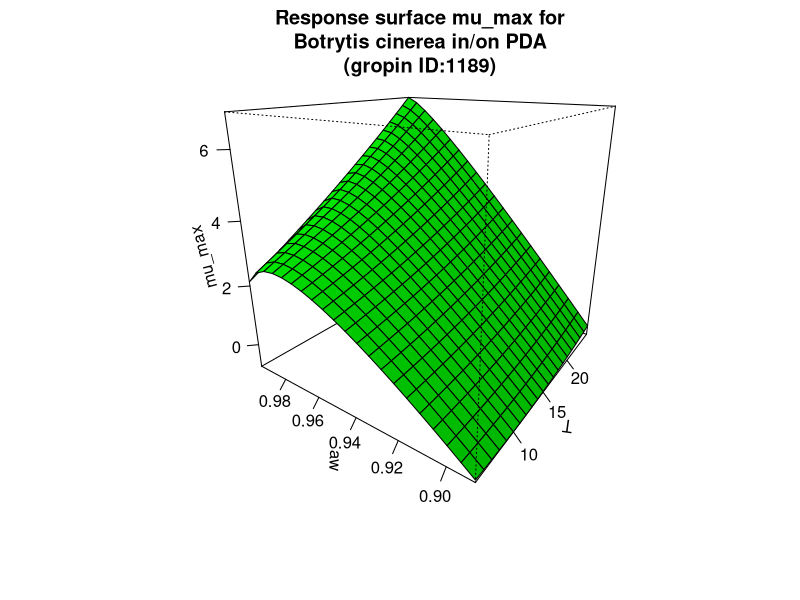

Generate this figure with R:
#############################
# start of Parameter script
#############################
T <- seq(5.005,24.975024975025,length.out=21)
aw <- seq(0.889110889110889,0.995995,length.out=21)
#############################
# end of Parameter script
#############################
############################# 
# start of Model script Gropin ID 1189 
#############################
 
# constant coefficients for this model
 
variables <- data.frame(T,aw)
argumentsPar <- expand.grid(variables)
 
# heart of the model
response_surface <- function(T,aw) {
   mumax <-(-0.417+(30.548)* sqrt(1-aw)-92.980*( sqrt(1-aw)* sqrt(1-aw))+0.242*T+0.0018*T*T-0.849* sqrt(1-aw)*T)

return(mumax=mumax)
} 

# output parameters
mumax <- cbind(argumentsPar,response_surface(argumentsPar['T'],argumentsPar['aw']))
colnames(mumax) <- c(colnames(argumentsPar),'mumax')
#############################
# End of Model script
#############################
############################# 
# start of Visualisation script Gropin ID 1189 
#############################
persp(T,aw,matrix(unlist(mumax$mumax),nrow=21),col = 'green',xlab='T',ylab='aw',zlab='mu_max',main='Response surface mu_max for
Botrytis cinerea in/on PDA
(gropin ID:1189)',theta=305,phi=20,shade=0.25,ticktype = 'detailed')
#############################
# End of Visualisation script
#############################
